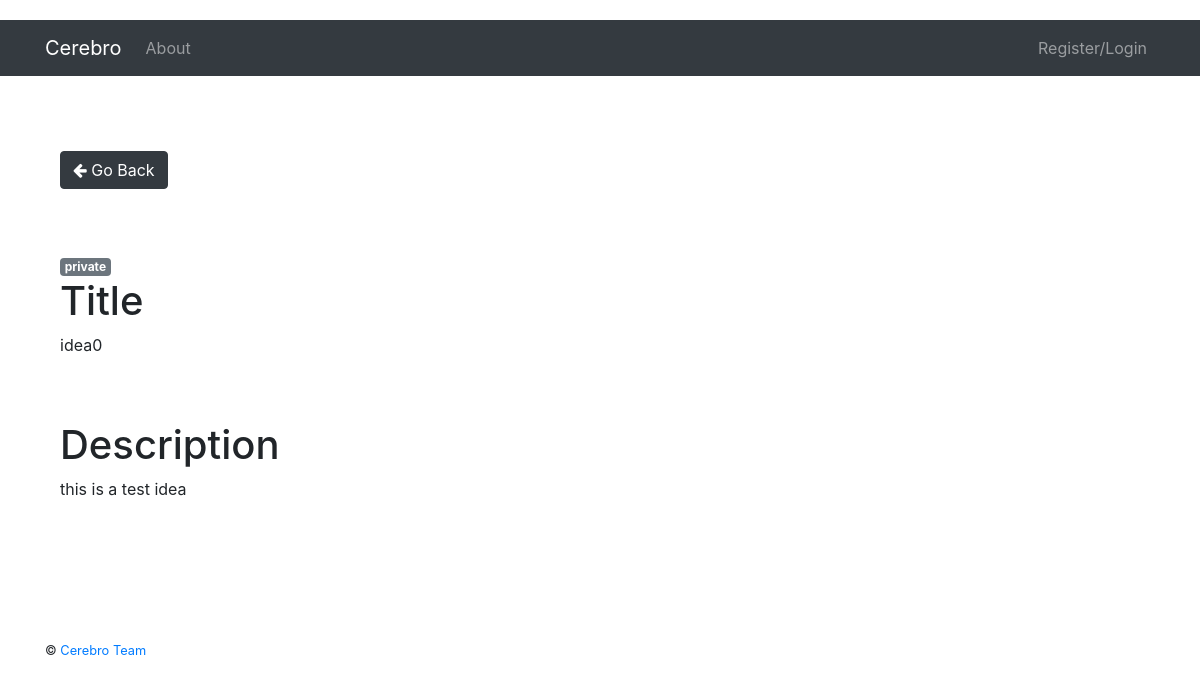
Page /ideas/1/ on the committed database.
### project/server/models.py (models this page shows, shortened)
class Idea(db.Model):
    __tablename__ = "ideas"
    id = db.Column(db.Integer, primary_key=True, autoincrement=True)
    title = db.Column(db.String(255), nullable=False)
    description = db.Column(db.String(1024), nullable=True)
    owner = db.Column(db.Integer, nullable=False)
    rating = db.Column(db.Integer, nullable=True)
    created_date = db.Column(db.DateTime, nullable=False)
    access = db.Column(db.String(255), nullable=False)

### project/server/user/views.py (the view)
@user_blueprint.route('/ideas/<idea>/', methods=['GET', 'POST'])
def idea_detail(idea):
    idea_result = Idea.query.filter_by(id=idea).first()
    return render_template('user/idea_detail.html', idea=idea_result)

### project/client/templates/user/idea_detail.html (shortened to what this page needs)
{% extends "_base.html" %}
{% block content %}
    <div class="container">
        <nav aria-label="...">
            <ul class="pagination">
                <li class="previous">
                    <a class="btn btn-dark ml-auto" href="{{ url_for("user.ideas") }}">
                        <i class="fa fa-arrow-left"></i> Go Back
                    </a>
                </li>
            </ul>
        </nav>
    <br><br>
    <span class="badge badge-secondary">{{ idea.access }}</span>
    <h1>Title </h1>
    <p>{{ idea.title }} </p>
    <br><br>
    <h1>Description</h1>
    <p>{{ idea.description|safe }}</p>
    <br><br>
{% endblock %}

### project/client/static/user_profile.css (style rules this page uses)
body { margin-top:20px; }

### rows in the picture
Idea: access "private", title "idea0", description "this is a test idea"
